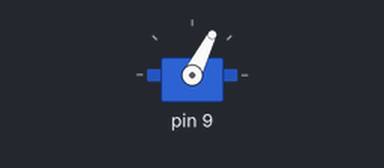
Bench run of a sketch on a simulated Arduino Uno, built with avr-gcc and run on an emulated ATmega328P. On the bench: servo.

Above: at 0.05 s.
At 0.7 s:
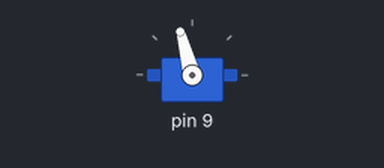
At 1.75 s:
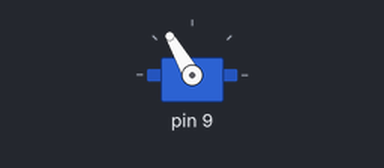
At 3.5 s:
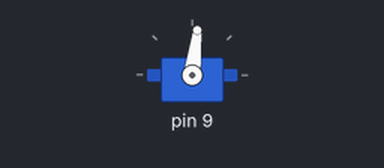
Timing chart, 0 to 7.6 s (numbered marks = the images above):
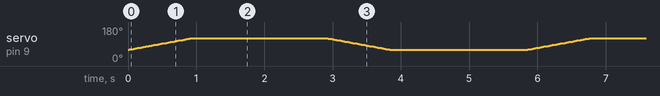

The sketch:

pal.ino
```cpp
#include <Servo.h>

class Motor
{
 public:
  Motor(int pin, int lower = 0, int upper = 180)
  : pin_(pin),
    lower_(lower),
    upper_(upper)
  {
  }
  ~Motor(){}

  void attach()
  {
    servo_.attach(pin_);
  }

  void move(int deg)
  {
    servo_.write(deg);
  }

  void test()
  {
    for (int deg = lower_; deg <= upper_; deg += 1)
    {
      servo_.write(deg);
      delay(15);
    }
    delay(2000);

    for (int deg = upper_; deg >= lower_; deg -= 1)
    {
      servo_.write(deg);
      delay(15);
    }
    delay(2000);
  }

 private:
  Servo servo_;

  int pin_;

  int upper_;
  int lower_;
};

class Articulation : public Motor
{
 public:
  Articulation(int pin, int lower = 0, int upper = 180)
  : Motor(pin, lower, upper)
  {

  }
};

class Finger : public Motor
{
 public:
  Finger(int pin, int open, int close, int lower = 0, int upper = 180)
  : Motor(pin, lower, upper),
    open_(open),
    close_(close)
  {

  }

  void open()
  {
    for (int pos = close_; pos <= open_; pos += 1)
    {
      move(pos);
      delay(15);
    }
  }

  void close()
  {
    for (int pos = open_; pos <= close_; pos += 1)
    {
      move(pos);
      delay(15);
    }
  }

 private:
  int open_;
  int close_;
};

Articulation artic1(8);
Articulation artic2(9, 90 - 30, 90 + 30);
Articulation artic3(10, 90 - 30, 90 + 30);
Articulation artic4(11, 90 - 30, 90 + 30);
Articulation artic5(12, 0, 180);

Finger finger(13, 70, 40, 70, 40);

void setup()
{
//  artic1.attach();
  artic2.attach();
//  artic3.attach();
//  artic4.attach();
//  artic5.attach();
//
//  finger.attach();
}

void loop()
{
  artic2.test();
}
```
